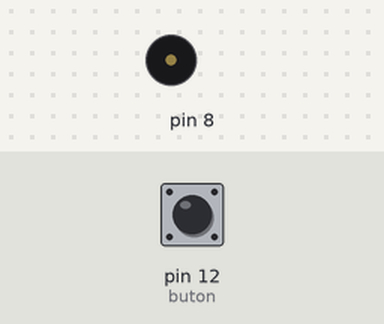
The sketch below on a simulated Arduino Uno, built with avr-gcc and run on an emulated ATmega328P. Parts: buzzer (waves = sounding). The inputs (shaded band) are chosen by the test bench; at power-on: pin 12 (buton) LOW.

Above: at 1.2 s.
1.3 s: pin 12 (buton) pulled HIGH for 0.15 s
At 9.2 s:
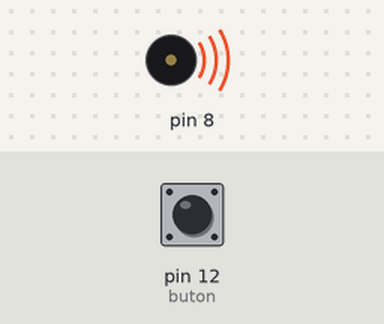
Timing chart, 0 to 10.3 s (numbered marks = the images above; inputs shaded):
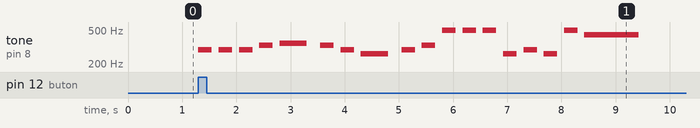

Measured:
- after the input at 1.3 s, tone on pin 8: plays 294 Hz for 0.25 s, 294 Hz for 0.25 s, 294 Hz for 0.25 s, 330 Hz for 0.25 s, 349 Hz for 0.50 s, 330 Hz for 0.25 s … (18 notes in this stretch), starting at once

The sketch:

kap__zili.ino
```cpp
#include "pitches.h"
int melodi[]={NOTE_D4,NOTE_D4,NOTE_D4,NOTE_E4,NOTE_F4,NOTE_E4,NOTE_D4,NOTE_C4,NOTE_D4,NOTE_E4,NOTE_B4,NOTE_B4,NOTE_B4,NOTE_C4,NOTE_D4,NOTE_C4,NOTE_B4,NOTE_A4};
int buton=12;
int nota_ritimleri[]= {4,4,4,4,2,4,4,2,4,4,4,4,4,4,4,4,4,1};


void setup() {
 pinMode(buton,INPUT);


}

void loop() {
  int buton_durum=digitalRead(buton);
  if(buton_durum==1)
  {
    for(int nota=0;nota<18;nota++)
    {
      int nota_suresi=1000/nota_ritimleri[nota];
      tone(8,melodi[nota],nota_suresi);
      int iki_nota_arasi=nota_suresi*1.5;
      delay(iki_nota_arasi);
      noTone(18);

      }
    }


}
```
